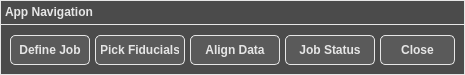
     <widget class="QFrame" name="WhatNextControlFrame_C">
      <property name="geometry">
       <rect>
        <x>365</x>
        <y>605</y>
        <width>465</width>
        <height>75</height>
       </rect>
      </property>
      <property name="styleSheet">
       <string notr="true">QFrame { 
	background-color: #4b4b4b;
	border: 1px solid #e6e6e6; /* Border  */
}</string>
      </property>
      <property name="frameShape">
       <enum>QFrame::StyledPanel</enum>
      </property>
      <property name="frameShadow">
       <enum>QFrame::Raised</enum>
      </property>
      <widget class="QTextEdit" name="WhatNextText_C">
       <property name="geometry">
        <rect>
         <x>0</x>
         <y>0</y>
         <width>465</width>
         <height>25</height>
        </rect>
       </property>
       <property name="font">
        <font>
         <pointsize>9</pointsize>
         <weight>75</weight>
         <bold>true</bold>
        </font>
       </property>
       <property name="styleSheet">
        <string notr="true">QTextEdit { 
	background-color: #4b4b4b;
	color: #e6e6e6; /* Text color */
	border: 1px solid #e6e6e6; /* Border  */
}</string>
       </property>
       <property name="verticalScrollBarPolicy">
        <enum>Qt::ScrollBarAlwaysOff</enum>
       </property>
       <property name="horizontalScrollBarPolicy">
        <enum>Qt::ScrollBarAlwaysOff</enum>
       </property>
       <property name="readOnly">
        <bool>true</bool>
       </property>
       <property name="html">
        <string>&lt;!DOCTYPE HTML PUBLIC &quot;-//W3C//DTD HTML 4.0//EN&quot; &quot;http://www.w3.org/TR/REC-html40/strict.dtd&quot;&gt;
&lt;html&gt;&lt;head&gt;&lt;meta name=&quot;qrichtext&quot; content=&quot;1&quot; /&gt;&lt;style type=&quot;text/css&quot;&gt;
p, li { white-space: pre-wrap; }
&lt;/style&gt;&lt;/head&gt;&lt;body style=&quot; font-family:'MS Shell Dlg 2'; font-size:9pt; font-weight:600; font-style:normal;&quot;&gt;
&lt;p style=&quot; margin-top:0px; margin-bottom:0px; margin-left:0px; margin-right:0px; -qt-block-indent:0; text-indent:0px;&quot;&gt;App Navigation&lt;/p&gt;&lt;/body&gt;&lt;/html&gt;</string>
       </property>
      </widget>
      <widget class="QPushButton" name="GoToImportProjectTab_C">
       <property name="geometry">
        <rect>
         <x>10</x>
         <y>35</y>
         <width>80</width>
         <height>30</height>
        </rect>
       </property>
       <property name="font">
        <font>
         <pointsize>9</pointsize>
         <weight>75</weight>
         <bold>true</bold>
        </font>
       </property>
       <property name="styleSheet">
        <string notr="true">QPushButton {
    background-color: #5a5a5a;
    color: #e6e6e6; /* Text color */
    border: 1px solid #e6e6e6; /* Border  */
    border-radius: 5px; /* Optional: Rounded corners */
    padding: 5px; /* Optional: Padding around text */
}

QPushButton:hover {
    background-color: #666f75; /* Grey-blue when hovered */
}

QPushButton:pressed {
    background-color: #7b8e9c; /* More blue when pressed */
}</string>
       </property>
       <property name="text">
        <string>Define Job</string>
       </property>
      </widget>
      <widget class="QPushButton" name="GoToFiducialsTab_C">
       <property name="geometry">
        <rect>
         <x>95</x>
         <y>35</y>
         <width>90</width>
         <height>30</height>
        </rect>
       </property>
       <property name="font">
        <font>
         <pointsize>9</pointsize>
         <weight>75</weight>
         <bold>true</bold>
        </font>
       </property>
       <property name="styleSheet">
        <string notr="true">QPushButton {
    background-color: #5a5a5a;
    color: #e6e6e6; /* Text color */
    border: 1px solid #e6e6e6; /* Border  */
    border-radius: 5px; /* Optional: Rounded corners */
    padding: 5px; /* Optional: Padding around text */
}

QPushButton:hover {
    background-color: #666f75; /* Grey-blue when hovered */
}

QPushButton:pressed {
    background-color: #7b8e9c; /* More blue when pressed */
}</string>
       </property>
       <property name="text">
        <string>Pick Fiducials</string>
       </property>
      </widget>
      <widget class="QPushButton" name="GoToJobStatusTab_C">
       <property name="geometry">
        <rect>
         <x>285</x>
         <y>35</y>
         <width>90</width>
         <height>30</height>
        </rect>
       </property>
       <property name="font">
        <font>
         <pointsize>9</pointsize>
         <weight>75</weight>
         <bold>true</bold>
        </font>
       </property>
       <property name="styleSheet">
        <string notr="true">QPushButton {
    background-color: #5a5a5a;
    color: #e6e6e6; /* Text color */
    border: 1px solid #e6e6e6; /* Border  */
    border-radius: 5px; /* Optional: Rounded corners */
    padding: 5px; /* Optional: Padding around text */
}

QPushButton:hover {
    background-color: #666f75; /* Grey-blue when hovered */
}

QPushButton:pressed {
    background-color: #7b8e9c; /* More blue when pressed */
}</string>
       </property>
       <property name="text">
        <string>Job Status</string>
       </property>
      </widget>
      <widget class="QPushButton" name="GoToCoordsTab_C">
       <property name="geometry">
        <rect>
         <x>190</x>
         <y>35</y>
         <width>90</width>
         <height>30</height>
        </rect>
       </property>
       <property name="font">
        <font>
         <pointsize>9</pointsize>
         <weight>75</weight>
         <bold>true</bold>
        </font>
       </property>
       <property name="styleSheet">
        <string notr="true">QPushButton {
    background-color: #5a5a5a;
    color: #e6e6e6; /* Text color */
    border: 1px solid #e6e6e6; /* Border  */
    border-radius: 5px; /* Optional: Rounded corners */
    padding: 5px; /* Optional: Padding around text */
}

QPushButton:hover {
    background-color: #666f75; /* Grey-blue when hovered */
}

QPushButton:pressed {
    background-color: #7b8e9c; /* More blue when pressed */
}</string>
       </property>
       <property name="text">
        <string>Align Data</string>
       </property>
      </widget>
      <widget class="QPushButton" name="CloseNavigationButton_C">
       <property name="geometry">
        <rect>
         <x>380</x>
         <y>35</y>
         <width>75</width>
         <height>30</height>
        </rect>
       </property>
       <property name="font">
        <font>
         <pointsize>9</pointsize>
         <weight>75</weight>
         <bold>true</bold>
        </font>
       </property>
       <property name="styleSheet">
        <string notr="true">QPushButton {
    background-color: #5a5a5a;
    color: #e6e6e6; /* Text color */
    border: 1px solid #e6e6e6; /* Border  */
    border-radius: 5px; /* Optional: Rounded corners */
    padding: 5px; /* Optional: Padding around text */
}

QPushButton:hover {
    background-color: #666f75; /* Grey-blue when hovered */
}

QPushButton:pressed {
    background-color: #7b8e9c; /* More blue when pressed */
}</string>
       </property>
       <property name="text">
        <string>Close</string>
       </property>
      </widget>
     </widget>
